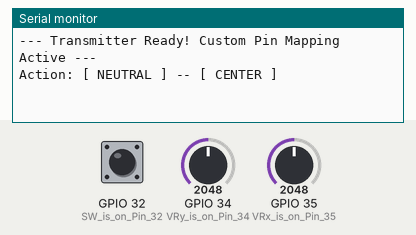
A sketch run on a simulated ESP32. Shown: the last lines printed to the serial monitor. The inputs (shaded band) are chosen by the test bench; at power-on: GPIO 34 (VRy_is_on_Pin_34) = 2048, GPIO 35 (VRx_is_on_Pin_35) = 2048, GPIO 32 (SW_is_on_Pin_32) HIGH.

Above: at 1.2 s.
1.3 s: GPIO 34 (VRy_is_on_Pin_34) set to 2540
At 1.7 s:
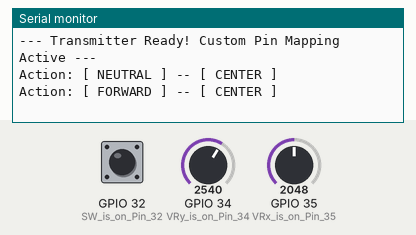
2.8 s: GPIO 35 (VRx_is_on_Pin_35) set to 2540
At 4.0 s:
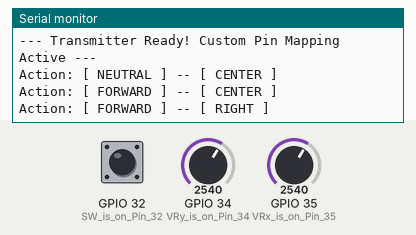
4.3 s: GPIO 34 (VRy_is_on_Pin_34) set to 2460
At 5.2 s:
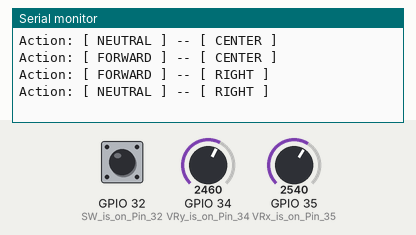
5.8 s: GPIO 35 (VRx_is_on_Pin_35) set to 1460
At 6.3 s:
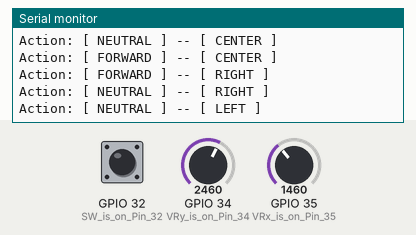
7.3 s: GPIO 34 (VRy_is_on_Pin_34) set to 2866
At 8.5 s:
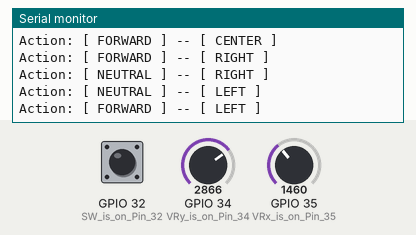
8.8 s: GPIO 34 (VRy_is_on_Pin_34) set to 1460
At 9.8 s:
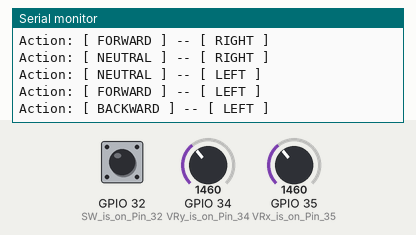

Measured:
- after the input at 1.3 s, the serial monitor: prints a new line at once (image 1)
- after the input at 2.8 s, the serial monitor: prints a new line at once (image 2)
- after the input at 4.3 s, the serial monitor: prints a new line at once (image 3)
- after the input at 5.8 s, the serial monitor: prints a new line at once (image 4)
- after the input at 7.3 s, the serial monitor: prints a new line at once (image 5)
- after the input at 8.8 s, the serial monitor: prints a new line at once (image 6)

The sketch:

transmitter.ino
```cpp
#include <esp_now.h>
#include <WiFi.h>

// MAC ADDRESS of Receiver
uint8_t broadcastAddress[] = {0xF4, 0x2D, 0xC9, 0x71, 0xBF, 0x51};

typedef struct struct_message {
    int drive;
    int steer;
    int bsrButton;
} struct_message;

struct_message myData;
esp_now_peer_info_t peerInfo;

String lastDriveState = "";
String lastSteerState = "";

void OnDataSent(const wifi_tx_info_t *info, esp_now_send_status_t status) {
}

void setup() {
    Serial.begin(115200);

    WiFi.mode(WIFI_STA);
    WiFi.disconnect();

    if (esp_now_init() != ESP_OK) {
        Serial.println("Error initializing ESP-NOW");
        return;
    }

    esp_now_register_send_cb(OnDataSent);

    memcpy(peerInfo.peer_addr, broadcastAddress, 6);
    peerInfo.channel = 1;
    peerInfo.encrypt = false;

    if (esp_now_add_peer(&peerInfo) != ESP_OK) {
        Serial.println("Failed to add peer");
        return;
    }

    pinMode(35, INPUT);        // VRx is on Pin 35
    pinMode(34, INPUT);        // VRy is on Pin 34
    pinMode(32, INPUT_PULLUP); // SW is on Pin 32

    Serial.println("--- Transmitter Ready! Custom Pin Mapping Active ---");
}

void loop() {
    // VRy (Pin 34) controls Drive (Forward/Backward)
    // VRx (Pin 35) controls Steer (Left/Right)
    myData.drive = analogRead(34);
    myData.steer = analogRead(35);
    myData.bsrButton = digitalRead(32);
    esp_now_send(broadcastAddress, (uint8_t *) &myData, sizeof(myData));
    String currentDriveState = "NEUTRAL";
    String currentSteerState = "CENTER";
    if (myData.drive > 2500) {
        currentDriveState = "FORWARD";
    } else if (myData.drive < 1500) {
        currentDriveState = "BACKWARD";
    }

    if (myData.steer > 2500) {
        currentSteerState = "RIGHT";
    } else if (myData.steer < 1500) {
        currentSteerState = "LEFT";
    }

    if (currentDriveState != lastDriveState || currentSteerState != lastSteerState) {
        Serial.print("Action: [ ");
        Serial.print(currentDriveState);
        Serial.print(" ] -- [ ");
        Serial.print(currentSteerState);
        Serial.println(" ]");

        lastDriveState = currentDriveState;
        lastSteerState = currentSteerState;
    }

    delay(20);
}
```
